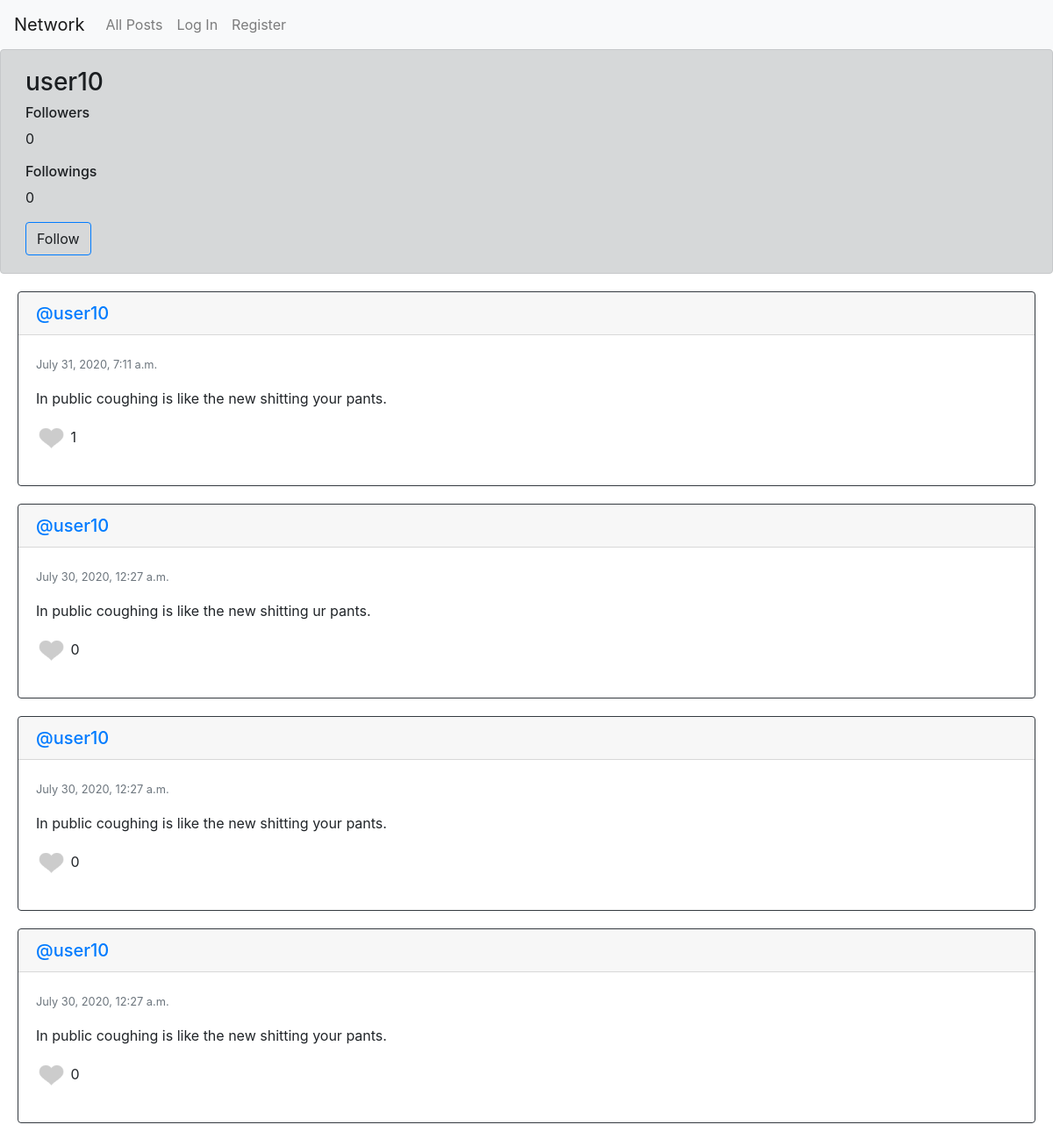
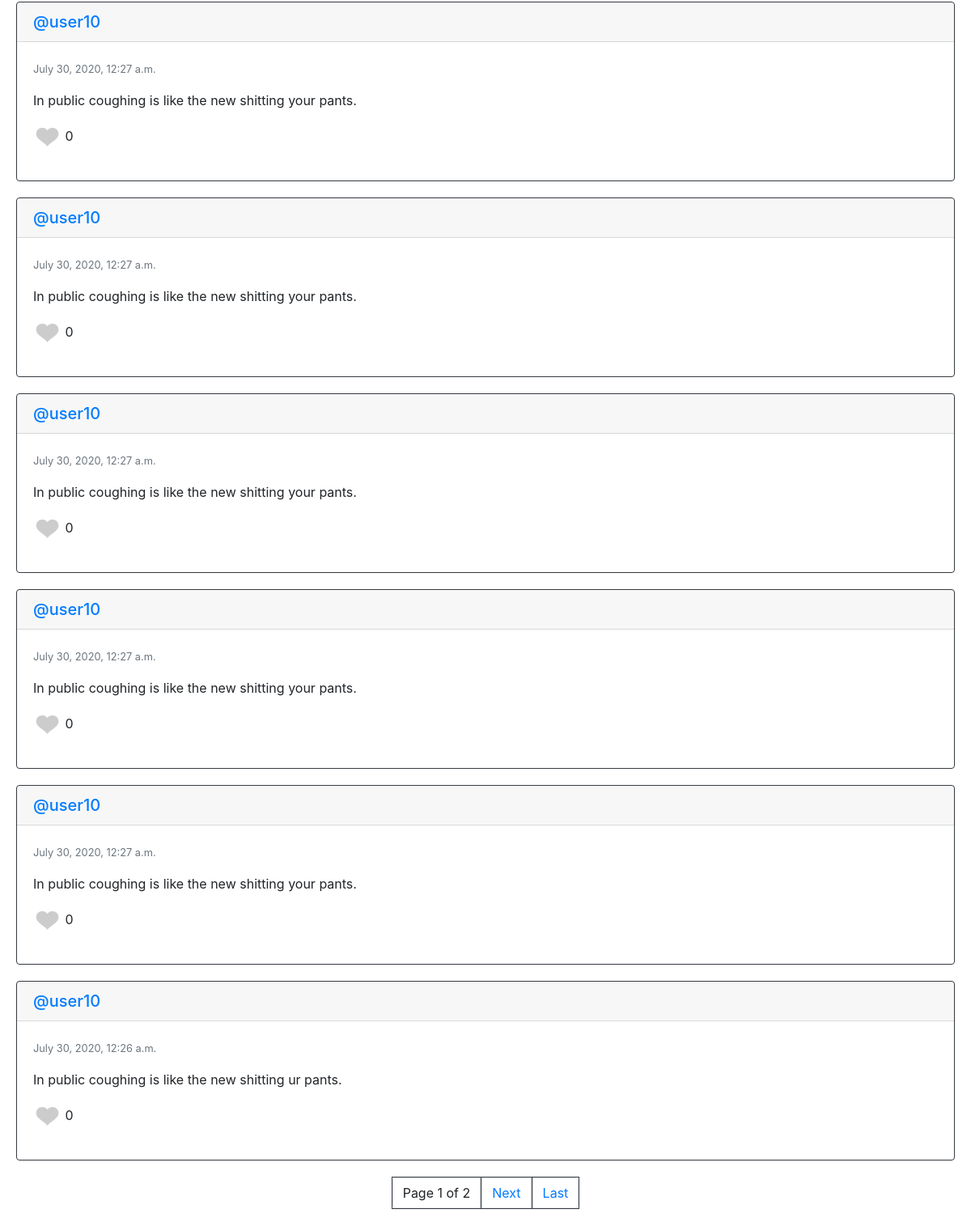
The app's page /profile/11 with its own data (2 pictures, top to bottom).
### network/models.py (models this page shows, shortened)
class User(AbstractUser):
    pass

class Tweet(models.Model):
    user = models.ForeignKey("User", on_delete=models.CASCADE, related_name="tweets")
    text = models.TextField(blank=True)
    date_created = models.DateTimeField(auto_now=True)
    likes = models.ManyToManyField('User', default=None, blank=True, related_name='tweet_likes')

### network/views.py (the view)
# urls.py: path("profile/<int:uid>", views.profileView, name="profileView"),
def profileView(request,uid):
    tweets = Tweet.objects.filter(user = uid).order_by('-date_created')
    followers = Follow.objects.filter(following=uid)
    followings = Follow.objects.filter(follower=uid)
    y = [x.follower.id for x in followers]
    print(f'yes {y}')
    user = User.objects.get(id=uid)
    for t in tweets:
        user = t.user
    paginator = Paginator(tweets, 10) # Show 10 posts per page.
    page_number = request.GET.get('page')
    tweets = paginator.get_page(page_number)
    return render(request, "network/profile.html", {
        'tweets':tweets,
        'username':user,
        'followers':followers,
        'followings':followings,
        'y':y
    })

### network/templates/network/profile.html (shortened to what this page needs)
{% extends "network/layout.html" %}{% load static %}
{% block body %}
<div class="d-flex bd-highlight mb-3 alert alert-dark">
    <div class="p-2 bd-highlight">
        <h3>{{ username }}</h3>
        <h6>Followers </h6><p class="followers"> {{followers.count}} </p>
        <h6>Followings</h6><p class="followings"> {{followings.count}} </p>
        {% if request.user != username %}
            {% if request.user.id in y %}
                <a id="follow" data-user="{{username}}" class="btn btn-outline-primary">Following</a>
            {% else %}
                <a id="follow" data-user="{{username}}" class="btn btn-outline-primary">Follow</a>
            {% endif %}
        {% endif %}
    </div>
    <div class="p-2 bd-highlight"></div>
    <div class="ml-auto p-2 bd-highlight"></div>
</div>
{% for tweet in tweets %}
<div id="T{{tweet.id}}" class="card border border-dark" style="margin: 20px;" >
    <a href="{% url 'profileView' uid=tweet.user.id %}"><h5 class="card-header">@{{tweet.user}}</h5></a>
    <div id="pp{{tweet.id}}" class="card-body">
        <p><small class="text-muted">{{tweet.date_created}}</small></p>
        <p class="card-text"> {{tweet.text}}</p>
        {% if request.user in  tweet.likes.all %}
            <p class="image" ><img id="l{{tweet.id}}" src="{% static 'network/like.png' %}" data-user="{{request.user.id}}" data-value="like" alt="heart" style="width: 35px;height: 35px; fill: red;"><count id="ll{{tweet.id}}"> {{tweet.likes.all.count}}</count> </p>
        {% else %}
            <p class="image" ><img id="l{{tweet.id}}" src="{% static 'network/unlike.png' %}" data-user="{{request.user.id}}" data-value="unlike" alt="heart" style="width: 35px;height: 35px;fill: red;"><count id="ll{{tweet.id}}"> {{tweet.likes.all.count}}</count> </p>
        {% endif %}
    </div>
</div>
{% endfor %}
{% include "network/pagination.html" %}
{% endblock %}

### records on screen
User: username "user10"
Tweet: user "user10", date_created "July 31, 2020, 7:11 a.m.", text "In public coughing is like the new shitting your pants.", likes.all.count "1"
Tweet: user "user10", date_created "July 30, 2020, 12:27 a.m.", text "In public coughing is like the new shitting ur pants.", likes.all.count "0"
Tweet: user "user10", date_created "July 30, 2020, 12:27 a.m.", text "In public coughing is like the new shitting your pants.", likes.all.count "0"
Tweet: user "user10", date_created "July 30, 2020, 12:27 a.m.", text "In public coughing is like the new shitting your pants.", likes.all.count "0"
Tweet: user "user10", date_created "July 30, 2020, 12:27 a.m.", text "In public coughing is like the new shitting your pants.", likes.all.count "0"
Tweet: user "user10", date_created "July 30, 2020, 12:27 a.m.", text "In public coughing is like the new shitting your pants.", likes.all.count "0"
Tweet: user "user10", date_created "July 30, 2020, 12:27 a.m.", text "In public coughing is like the new shitting your pants.", likes.all.count "0"
Tweet: user "user10", date_created "July 30, 2020, 12:27 a.m.", text "In public coughing is like the new shitting your pants.", likes.all.count "0"
Tweet: user "user10", date_created "July 30, 2020, 12:27 a.m.", text "In public coughing is like the new shitting your pants.", likes.all.count "0"
Tweet: user "user10", date_created "July 30, 2020, 12:26 a.m.", text "In public coughing is like the new shitting ur pants.", likes.all.count "0"

### other values on screen
{{ followers.count }} "0"
{{ followings.count }} "0"
{{ tweets.number }} "1"
{{ tweets.paginator.num_pages }} "2"
